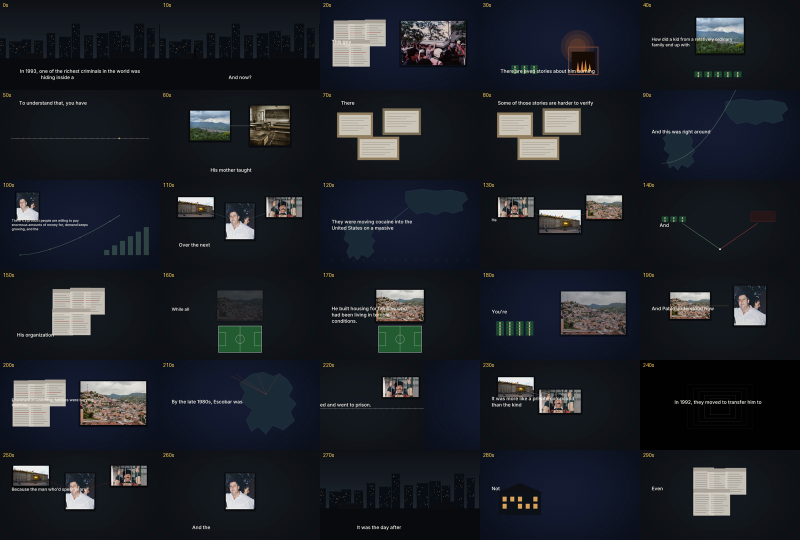
#> input picture youtube_documentary/engine/reference_lab/selftest/escobar_full_v1_sheet_00.png, 1600 x 1080 px (shown at 1/2 size); its folder holds only this picture in this run
$ python -i photo_depth.py   (imports and definitions only)
#> lines starting #> are read from the running program, lines starting #| are printed output that depends on the picture
### youtube_documentary/engine/runtime/xyz_scene.py
"""Shared software XYZ scene runtime (camera, texture homography, lit geometry).
Not a terrain/globe engine or a physically based renderer. Painter-depth ordering
can fail at intersecting geometry: author non-intersecting primitives and inspect.
Film scripts supply props, staging, timeline and editorial typography.
"""
import math
import numpy as np
from PIL import Image, ImageDraw


class Camera:
    def __init__(self,pos,look,fov=43,width=1920,height=1080):
        self.width=width;self.height=height
        self.eye=np.array(pos,float)
        f=np.array(look,float)-self.eye;f/=np.linalg.norm(f)
        r=np.cross(f,[0,0,1.]);r/=np.linalg.norm(r)
        up=np.cross(r,f)
        self.R=np.stack([r,-up,f]);self.f=self.width/(2*math.tan(math.radians(fov/2)))
    def project(self,p):
        p=np.atleast_2d(p);q=(p-self.eye)@self.R.T
        return np.column_stack([self.width/2+self.f*q[:,0]/q[:,2],self.height/2+self.f*q[:,1]/q[:,2],q[:,2]])
    # [10 lines left out: function quad, not called in this run]


class World:
    def __init__(self):self.faces=[];self.lines=[];self.shadows=[]
    def face(self,points,color,emissive=False,outline=None):
        self.faces.append((np.asarray(points,float),color,emissive,outline))
    # [6 lines left out: function box, not called in this run]
    def line(self,points,color,width=1):self.lines.append((np.asarray(points,float),color,width))
    # [45 lines left out: functions ball, render, cylinder, not called in this run]

### youtube_documentary/engine/runtime/photo_depth.py
"""Shared perspective photo planes/page turns. Genuine 2.5D, not surveyed geometry.
Textures stay original pixels. Profiles supply sources, masks and camera intent.
"""
import math
import cv2
import numpy as np
from xyz_scene import Camera


def smooth(t):
    t=float(np.clip(t,0,1));return t*t*(3-2*t)


def project_texture(image,points,camera,background=None):
    h,w=image.shape[:2];H,W=camera.height,camera.width
    q=camera.project(points)
    if np.any(q[:,2]<=.02):raise ValueError('Photo plane crossed camera near plane')
    dst=q[:,:2].astype(np.float32)
    matrix=cv2.getPerspectiveTransform(np.float32([[0,0],[w,0],[w,h],[0,h]]),dst)
    if background is None:
        return cv2.warpPerspective(image,matrix,(W,H),flags=cv2.INTER_CUBIC,borderMode=cv2.BORDER_REPLICATE)
    rgb=image[:,:,:3];alpha=image[:,:,3] if image.shape[2]==4 else np.full((h,w),255,np.uint8)
    premul=(rgb.astype(np.uint16)*alpha[:,:,None]//255).astype(np.uint8)
    fg=cv2.warpPerspective(premul,matrix,(W,H),flags=cv2.INTER_LINEAR)
    a=cv2.warpPerspective(alpha,matrix,(W,H),flags=cv2.INTER_LINEAR)
    return np.minimum(255,fg.astype(np.uint16)+background.astype(np.uint16)*(255-a[:,:,None])//255).astype(np.uint8)


def view(image,center,span,shape=(1920,1080),yaw=0,pitch=0):
    W,H=shape;h,w=image.shape[:2];scale=2/span
    pts=np.array([[(0-center[0])*scale,0,(center[1]-0)*scale],[(w-center[0])*scale,0,center[1]*scale],[(w-center[0])*scale,0,(center[1]-h)*scale],[-center[0]*scale,0,(center[1]-h)*scale]])
    c,s=math.cos(yaw),math.sin(yaw);pts=pts@np.array([[c,s,0],[-s,c,0],[0,0,1]])
    camera=Camera((pitch,-1/math.tan(math.radians(43/2)),0),(0,0,0),43,W,H)
    return project_texture(image,pts,camera)


def page_turn(front,back,t,shape=(1920,1080)):
    """Physical ruled page on a common spine; blank reverse is an editorial prop."""
    W,H=shape;canvas=document(back,back.shape[1]*2.285,shape)
    u=smooth(t);angle=u*math.pi;cam=Camera((0,-4.89,0),(0,0,0),43,W,H)
    width=1.684;height=width*front.shape[0]/front.shape[1]
    strips=20
    for i in range(strips):
        a=i/strips;b=(i+1)/strips
        if u<.5:tex=front[:,round(a*front.shape[1]):round(b*front.shape[1])]
        else:tex=np.full((front.shape[0],max(1,round(front.shape[1]/strips)),3),(205,197,177),np.uint8)
        def point(v,z):
            curl=.12*math.sin(math.pi*v)*math.sin(angle)
            return [-width/2+width*v*math.cos(angle),-width*v*math.sin(angle)-curl,z]
        pts=[point(a,height/2),point(b,height/2),point(b,-height/2),point(a,-height/2)]
        canvas=project_texture(tex,pts,cam,canvas)
    return canvas


def document(image,span=1470,shape=(1920,1080),yaw=0):
    """Whole portrait document with real edges; no repeated border pixels."""
    W,H=shape;h,w=image.shape[:2];scale=2/span;cx=w/2;cy=h/2
    pts=np.array([[-cx*scale,0,cy*scale],[cx*scale,0,cy*scale],[cx*scale,0,-cy*scale],[-cx*scale,0,-cy*scale]])
    c,s=math.cos(yaw),math.sin(yaw);pts=pts@np.array([[c,s,0],[-s,c,0],[0,0,1]])
    camera=Camera((0,-1/math.tan(math.radians(43/2)),0),(0,0,0),43,W,H)
    bg=np.full((H,W,3),(12,15,17),np.uint8)
    return project_texture(image,pts,camera,bg)


class PhotoDepth:
    """Original-pixel cutout over an inpainted hidden background.
    Most reconstructed pixels stay occluded; small exposed edge gutters may show.
    No subject animation, new faces, or invented actions. The hidden edge fill is
    computational reconstruction, not archival evidence. Caller must disclose it.
    """
    def __init__(self,image,mask):
        self.image=image;self.mask=mask;hidden=cv2.dilate(mask,np.ones((7,7),np.uint8))
        self.background=cv2.inpaint(image,hidden,5,cv2.INPAINT_TELEA)
        self.foreground=np.dstack([image,cv2.GaussianBlur(mask,(3,3),.55)])

    def render(self,center,span,u,shape=(1920,1080),depth=.16,travel=.11):
        W,H=shape;h,w=self.image.shape[:2];D=1/math.tan(math.radians(43/2));s=2/span
        pts=np.array([[-center[0]*s,0,center[1]*s],[(w-center[0])*s,0,center[1]*s],[(w-center[0])*s,0,(center[1]-h)*s],[-center[0]*s,0,(center[1]-h)*s]])
        x=travel*(2*smooth(u)-1);camera=Camera((x,-D,.012*math.sin(u*math.pi)),(0,0,0),43,W,H)
        bg=project_texture(self.background,pts,camera)
        fgpts=pts*((D-depth)/D);fgpts[:,1]=-depth
        return project_texture(self.foreground,fgpts,camera,bg)

>>> import cv2
>>> picture = cv2.imread('../reference_lab/selftest/escobar_full_v1_sheet_00.png')
#> picture is the input picture: shape (1080, 1600, 3); mean B, G, R 39.5, 32.9, 29.3
>>> result = document(picture)
#> in project_texture, `alpha = image[:, :, 3] if image.shape[2] == 4 else np.full((h, w), 255`: alpha: shape (1080, 1600); every value is 255
#> in project_texture, `fg=cv2.warpPerspective(premul,matrix,(W,H),flags=cv2.INTER_LINEAR)`:
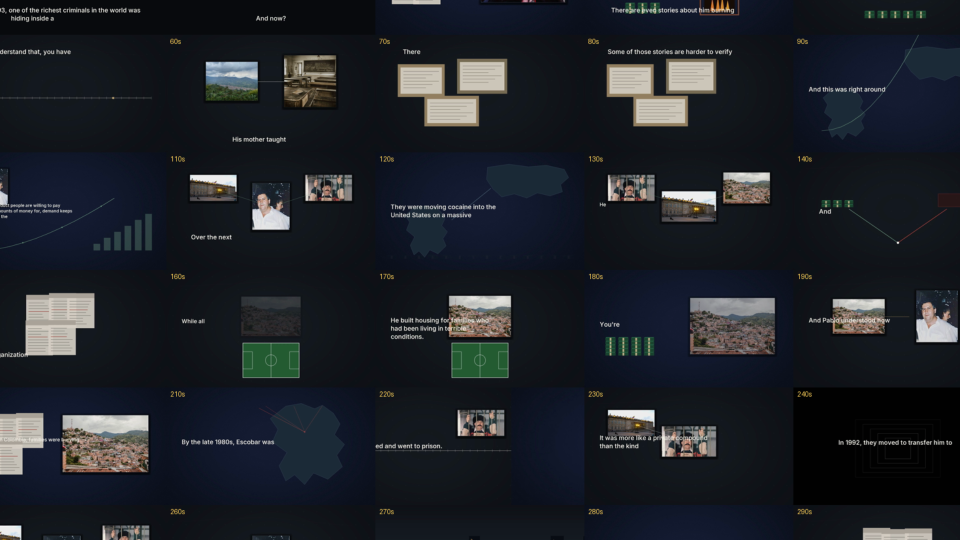
#> fg: shape (1080, 1920, 3) (shown at 1/2 size); mean B, G, R 40, 33.7, 29.8
#> in project_texture, `a=cv2.warpPerspective(alpha,matrix,(W,H),flags=cv2.INTER_LINEAR)`: a: shape (1080, 1920); every value is 255

$ run again, on youtube_documentary/engine/reference_lab/selftest/escobar_full_v1_sheet_01.png
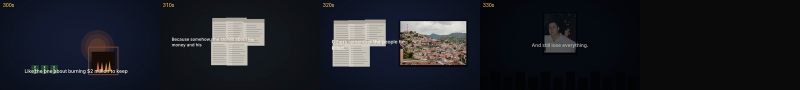
#> input picture youtube_documentary/engine/reference_lab/selftest/escobar_full_v1_sheet_01.png, 1600 x 180 px (shown at 1/2 size)
#> picture is the input picture: shape (180, 1600, 3); mean B, G, R 38.1, 32.1, 30
#> alpha: shape (180, 1600); every value is 255
#> in project_texture, `fg=cv2.warpPerspective(premul,matrix,(W,H),flags=cv2.INTER_LINEAR)`:
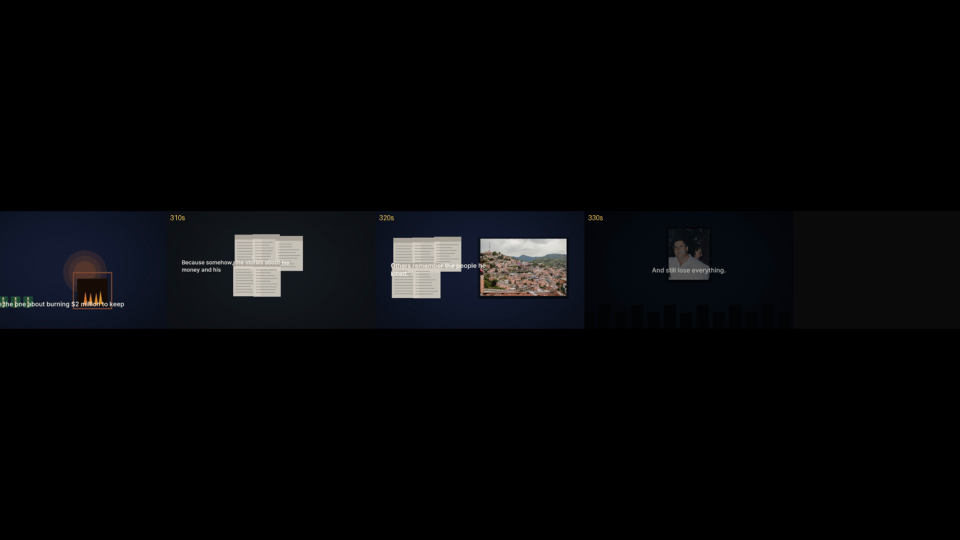
#> fg: shape (1080, 1920, 3) (shown at 1/2 size); mean B, G, R 8.6, 7.3, 6.9
#> in project_texture, `a=cv2.warpPerspective(alpha,matrix,(W,H),flags=cv2.INTER_LINEAR)`:
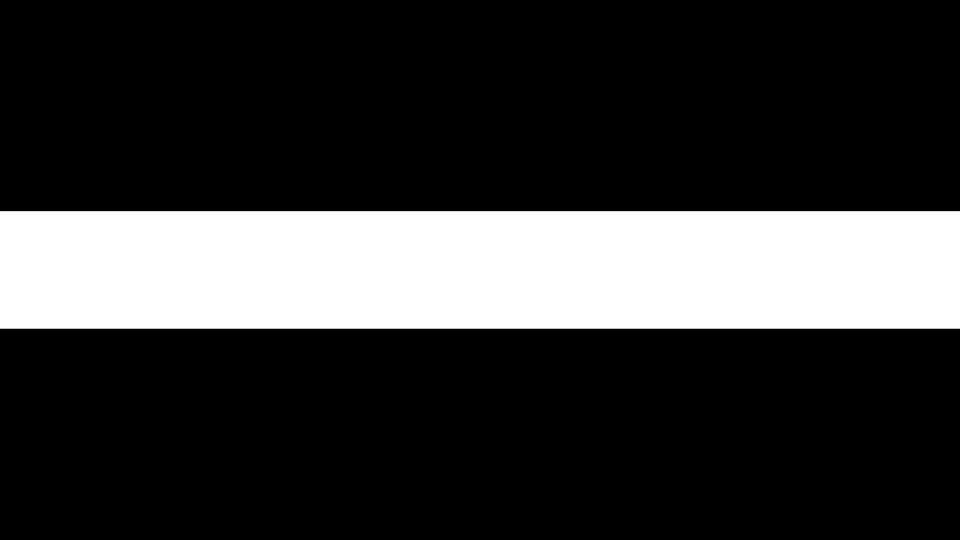
#> a: shape (1080, 1920) (shown at 1/2 size); min 0, max 255, mean 55.5
